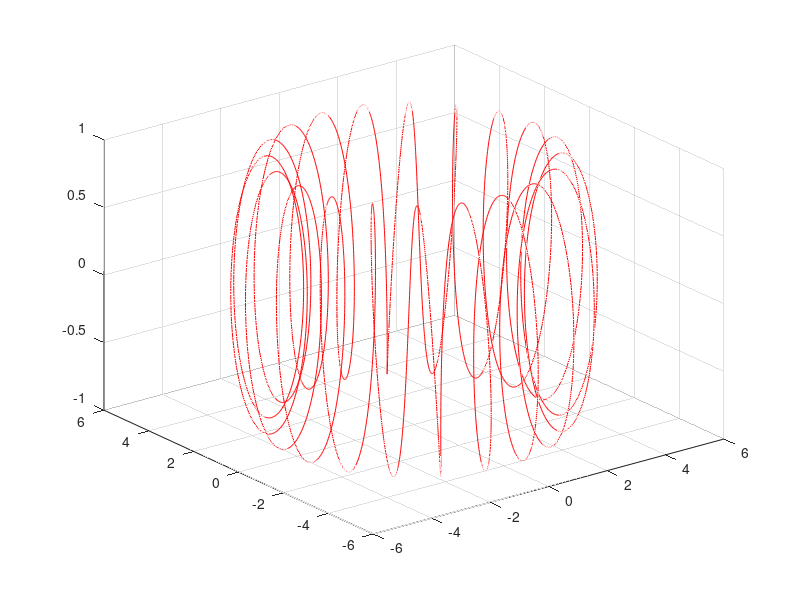
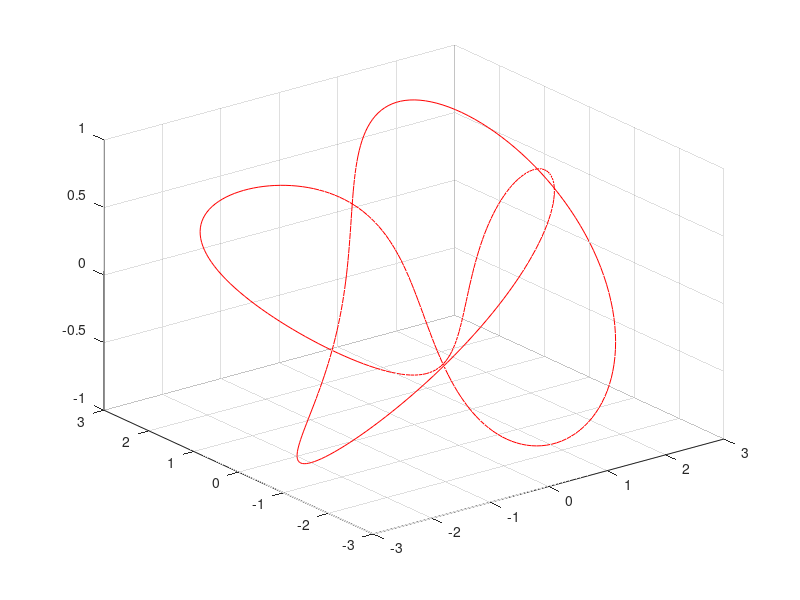

The MATLAB source for these figures, in order:
clear all; close all; clc;  %limpiando

%% Graficando en 3D
%Toroide
t = 0:0.001:2*pi;   %vector tiempo
x = (4 + sin(20.*t)).*cos(t);   %funcion en x
y = (4 + sin(20.*t)).*sin(t);   %funcion en y
z = cos(20.*t); %funcion en z

figure(1)   %Figura 1
plot3(x,y,z,'-r')   %grafica en 3D
grid on

%nudo de trebol
t = 0:pi/100:4*pi;  %vector tiempo
x = (2 + cos(1.5.*t)).*cos(t);  %funcion en x
y = (2 + cos(1.5.*t)).*sin(t);  %funcion en y
z = sin(1.5.*t);    %funcion en z

figure(2)   %Figura 2
plot3(x,y,z,'-r')   %grafica en 3D
grid on     

%% Imprimiendo Figuras
% print -f1  -depsc Toroide.eps
% print -f2  -depsc Trebol.eps